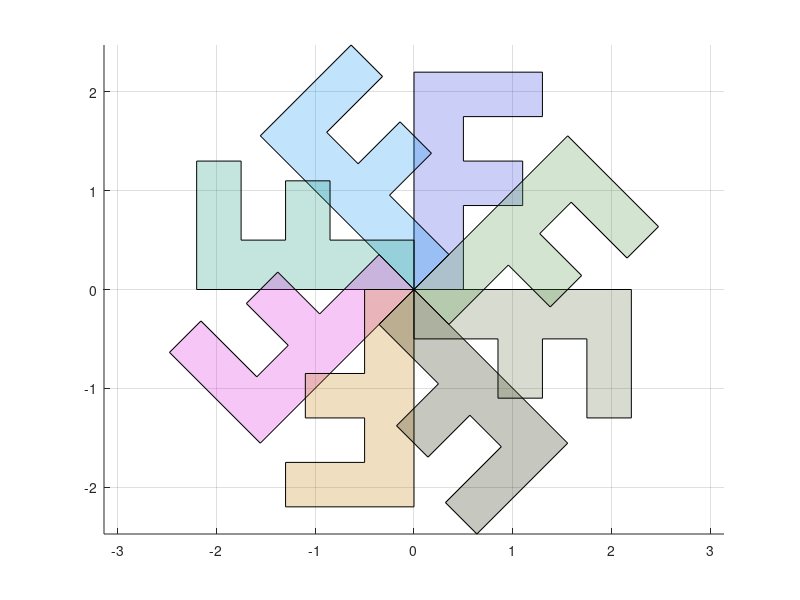

Source code (MATLAB):
%%%%%%%%%%%%%%%%%%%%%%%%%%%%%%%%%%%%%%%%%%%%%%%%%%%%%%%%%%%%%%%%%%%%%%%%%%%%
%% Part I: Matrices and transformations: solutions to the code exercises
%%%%%%%%%%%%%%%%%%%%%%%%%%%%%%%%%%%%%%%%%%%%%%%%%%%%%%%%%%%%%%%%%%%%%%%%%%%%
% Worked solutions to the code exercises from Matrices in Practice, by Tom Goodale:
% https://trgoodale.github.io/matrix-book/appendices/solutions-1.html
%
% Run the script a section at a time (Run Section, or Ctrl+Enter, in
% MATLAB), from the top: later sections use variables set in earlier ones.
% Try each exercise yourself first. Change the numbers and run them again to see what happens.
%
% Code licensed under the MIT licence: https://trgoodale.github.io/matrix-book/LICENSE.md

% --------------------------------------------------------------------------
% Chapter 1: What is a matrix?
% --------------------------------------------------------------------------

%% Chapter 1, exercise 6
% Create the 6 × 6 matrix with entries a_ij = 1/(i + j - 1), and check that
% it is symmetric. (It is called the Hilbert matrix, and it returns in the
% chapter as a famously difficult matrix for computers.) In Python you may
% find np.fromfunction useful; in MATLAB, try hilb(6) and compare.

[J, I] = meshgrid(1:6);       % I(i,j) = i and J(i,j) = j
H = 1 ./ (I + J - 1);
isequal(H, H')
isequal(H, hilb(6))

% --------------------------------------------------------------------------
% Chapter 2: Adding and scaling matrices
% --------------------------------------------------------------------------

%% Chapter 2, exercise 6
% The matrix T from the chapter holds four hourly readings from three
% temperature sensors. Subtract each sensor's average reading from its
% column, using broadcasting, and check that each column of the result adds
% up to zero (up to rounding).

T = [18.2 19.1 17.6; 19.5 20.3 18.4; 21.0 21.8 19.9; 22.4 23.0 21.2];
D = T - mean(T)              % the 1 x 3 row of means is expanded down the rows
sum(D)                       % zero, up to rounding

% The column sums are zero, or tiny values such as 10^-15 caused by
% rounding.

% --------------------------------------------------------------------------
% Chapter 3: Matrix multiplication
% --------------------------------------------------------------------------

%% Chapter 3, exercise 7
% For the road network N of Example 2, compute N^3 and use it to find the
% number of three-step routes from town 1 back to town 1. List them. Why is
% the corresponding entry for town 4 zero?

N = [0 1 1 0; 1 0 1 0; 1 1 0 1; 0 0 1 0];
N^3

% The (1, 1) entry is 2: the routes are 1 → 2 → 3 → 1 and 1 → 3 → 2 → 1,
% round the triangle in each direction. A three-step route that returns to
% its start must go round a triangle of roads. Town 4 has only one road, to
% town 3, so it is not on any triangle, and the (4, 4) entry is 0.

% --------------------------------------------------------------------------
% Chapter 4: Matrices as transformations
% --------------------------------------------------------------------------

%% Chapter 4, exercise 7
% Apply the rotation R(θ) to the F shape (corner coordinates are in the code
% for fig-transformation-gallery) for θ= 0°, 45°, 90°, ..., 315°, and plot
% all eight images on one set of axes.

F = [0 0.5 0.5  1.1  1.1 0.5 0.5  1.3  1.3 0;
     0 0   0.85 0.85 1.3 1.3 1.75 1.75 2.2 2.2];
figure; hold on
for k = 0:7
    R = [cosd(45*k) -sind(45*k); sind(45*k) cosd(45*k)];
    G = R * F;
    fill(G(1,:), G(2,:), rand(1,3), 'FaceAlpha', 0.25)
end
axis equal; grid on

% --------------------------------------------------------------------------
% Chapter 5: Composing transformations
% --------------------------------------------------------------------------

%% Chapter 5, exercise 7
% Pick two random 2 × 2 matrices and check numerically that (AB)^T = B^T
% A^T, but that AB ≠ BA. Then find, by experiment, a non-diagonal matrix
% that commutes with [2 1; 1 2].

A = randn(2); B = randn(2);
norm((A*B)' - B'*A') < 1e-12      % true
norm(A*B - B*A) < 1e-12           % false (almost always)

S = [2 1; 1 2];
M = [1 2; 2 1];                   % a candidate
isequal(S*M, M*S)                 % true

% Any matrix of the form [a b; b a] commutes with [2 1; 1 2]. (These
% matrices all have the same invariant lines, y = x and y = -x, which the
% chapter explains.)

% --------------------------------------------------------------------------
% Chapter 6: Determinants
% --------------------------------------------------------------------------

%% Chapter 6, exercise 8
% Generate random n × n matrices with entries between -1 and 1, and record
% |detA| for n = 2, 5, 10, 20, 50. How does the typical size of the
% determinant change with n? Why is the size of a determinant a poor guide
% to whether a matrix is nearly singular?

for n = [2 5 10 20 50]
    d = zeros(200, 1);
    for k = 1:200
        d(k) = abs(det(2*rand(n) - 1));
    end
    fprintf('n = %2d: median |det| = %.3g\n', n, median(d));
end

% The typical size grows enormously with n, from about 0.3 to about 10^19,
% although the matrices are no closer to or further from being singular. A
% determinant multiplies together n scale factors, so it depends on the size
% of the entries and on n, not just on how close the matrix is to singular.
% The condition number (the chapter) measures nearness to singularity
% properly.

% --------------------------------------------------------------------------
% Chapter 7: Inverse matrices
% --------------------------------------------------------------------------

%% Chapter 7, exercise 7
% The Hill cipher is a simple secret code. It turns letters into numbers (A
% = 0, B = 1, ..., Z = 25), multiplies pairs of them by a key matrix, and
% then replaces each result by its remainder after dividing by 26 ("reducing
% modulo 26"), so that it is a letter again. With key K = [3 3; 2 5], the
% message HELP becomes the vectors (7, 4)^T and (11, 15)^T. Encrypt it. Then
% check that K^-1 modulo 26 is [15 17; 20 9], by showing that K times this
% matrix is I modulo 26, and use it to decrypt. (the chapter explains how
% this inverse is found.)

K = [3 3; 2 5];
Kinv = [15 17; 20 9];
P = [7 11; 4 15];          % HELP: one pair per column

C = mod(K * P, 26)         % (7, 8), (0, 19): HIAT
mod(K * Kinv, 26)          % the identity, modulo 26
mod(Kinv * C, 26)          % back to HELP

% The ciphertext is HIAT.

% --------------------------------------------------------------------------
% Chapter 8: Transformations in three dimensions
% --------------------------------------------------------------------------

%% Chapter 8, exercise 6
% Aircraft orientation is often given as three angles: yaw ψ (turning left
% or right, about the vertical z-axis), pitch θ (nose up or down, about y)
% and roll φ (tilting the wings, about x), applied in the aircraft's own
% frame, which gives the matrix R_z(ψ)R_y(θ)R_x(φ). Compute this, R_1, for
% ψ= 30°, θ= 10°, φ= 5°, and compare it with the product in the reverse
% order, R_2. By how many degrees do the two orientations differ? (Hint: the
% rotation angle of an orthogonal matrix M with determinant 1 satisfies
% traceM = 1 + 2cosα, where the trace is the sum of the diagonal entries;
% apply this to M = R_1^T R_2.)

Rx = @(t) [1 0 0; 0 cosd(t) -sind(t); 0 sind(t) cosd(t)];
Ry = @(t) [cosd(t) 0 sind(t); 0 1 0; -sind(t) 0 cosd(t)];
Rz = @(t) [cosd(t) -sind(t) 0; sind(t) cosd(t) 0; 0 0 1];

R1 = Rz(30) * Ry(10) * Rx(5);
R2 = Rx(5) * Ry(10) * Rz(30);
M = R1' * R2;
fprintf('The two orientations differ by %.2f degrees\n', acosd((trace(M) - 1) / 2));

% A difference of almost 6°, from angles of only 5° to 30°, is easily enough
% to matter in navigation.

% --------------------------------------------------------------------------
% Chapter 9: Invariant points and lines
% --------------------------------------------------------------------------

%% Chapter 9, exercise 7
% Use eigenvalues and eigenvectors to find the invariant lines of [1 2; 3
% 2], and the stretch factor along each. Check your answer with eq-
% invariant-lines, and then with the app. What does the negative stretch
% factor mean for the points on that line?

A = [1 2; 3 2];
[V, D] = eig(A);
lambda = diag(D)'
slopes = V(2, :) ./ V(1, :)

% The invariant lines are y = -x with λ= -1 and y = (3/2)x with λ= 4. By
% hand, b = 2, a - d = -1, c = 3, so eq-invariant-lines is 2m^2 - m - 3 = 0,
% that is (2m - 3)(m + 1) = 0, giving the same slopes. The stretch factors
% are a + bm = 1 + 2 × (-1) = -1 and 1 + 2 × (3/2) = 4.
%
% On y = -x, the stretch factor -1 means each point flips to the opposite
% side of the origin, at the same distance: (1, -1)^T → (-1, 1)^T. The line
% lands on itself, but only the origin stays put.

% --------------------------------------------------------------------------
% Part I: Matrices and transformations review
% --------------------------------------------------------------------------

%% Part I, exercise 9
% Make two random 4 × 4 matrices A and B. Check numerically that (AB)^-1 =
% B^-1A^-1, and that this is not the same as A^-1B^-1. Explain the order
% using the idea of undoing two transformations.

% Uses the chapter and the chapter.

rng(1)
A = randn(4);  B = randn(4);
fprintf('(AB)^-1 = B^-1 A^-1: %d\n', norm(inv(A*B) - inv(B)*inv(A)) < 1e-10)
fprintf('(AB)^-1 = A^-1 B^-1: %d\n', norm(inv(A*B) - inv(A)*inv(B)) < 1e-10)

% AB applies B first and then A. To undo this, undo the last step first:
% apply A^-1, then B^-1, which is the matrix B^-1A^-1. It's like taking off
% shoes and socks: the shoes, which went on last, come off first.
